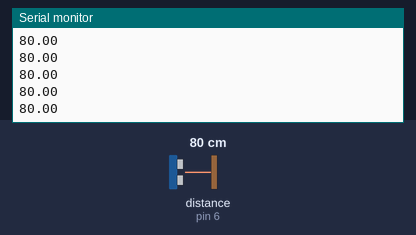
The sketch below on a simulated Arduino Uno, built with avr-gcc and run on an emulated ATmega328P. Shown: the last lines printed to the serial monitor. The inputs (shaded band) are chosen by the test bench; at power-on: distance to the obstacle (sensor on pin 6) 80 cm. The echo pulse lasts 58.3 µs per cm.

Above: at 1.2 s.
1.3 s: distance to the obstacle (sensor on pin 6) set to 2 cm
At 1.9 s:
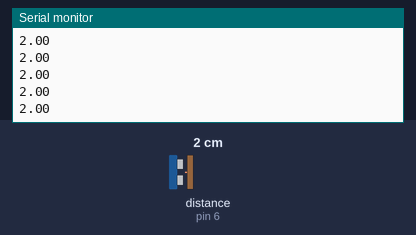
2.8 s: distance to the obstacle (sensor on pin 6) set to 4 cm
At 3.9 s:
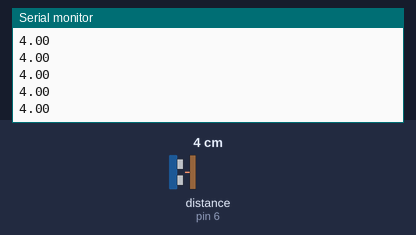
Timing chart, 0 to 5.8 s (numbered marks = the images above; inputs shaded):
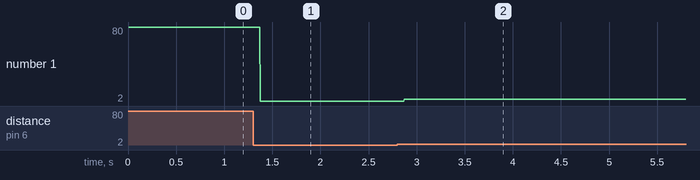

Measured:
- after the input at 1.3 s, the serial monitor: prints a new line after 0.07 s (image 1)
- after the input at 2.8 s, the serial monitor: prints a new line after 0.07 s (image 2)
- plotted number 1: 80 → 2 after the input at 1.3 s, 2 → 4 after the input at 2.8 s

The sketch:

HCSR04.ino
```cpp
#include <HCSR04.h>

HCSR04 hc(5,6);//initialisation class HCSR04 (trig pin , echo pin)

void setup()
{ Serial.begin(9600); }

void loop()
{ Serial.println( hc.dist() ); }//return curent distance in serial
```
